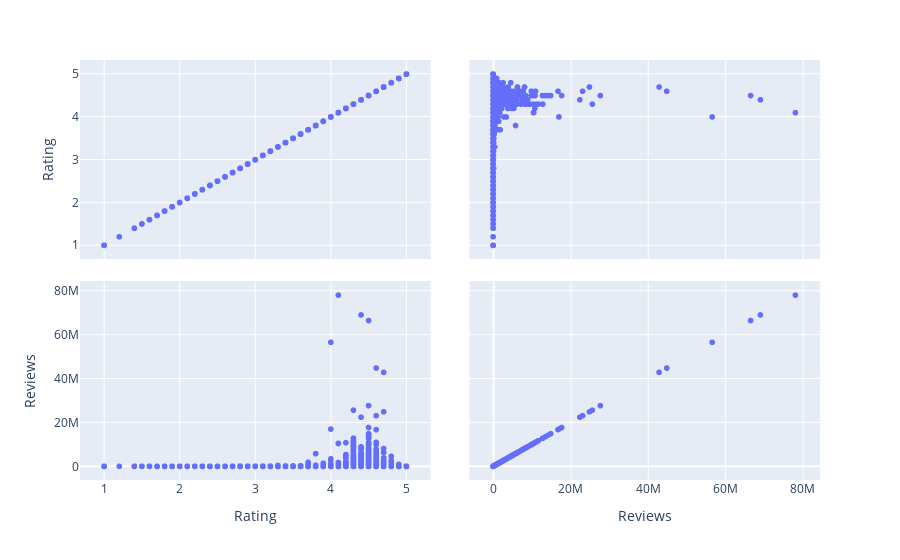
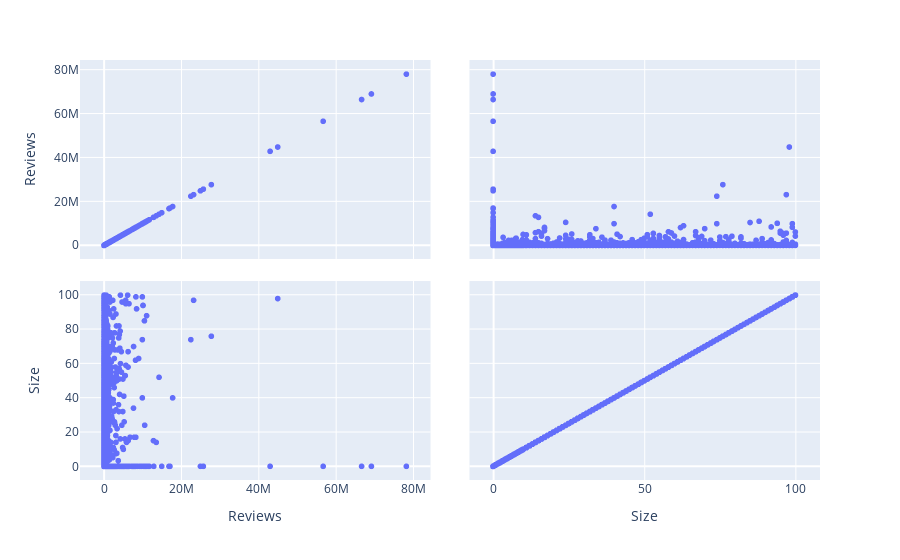
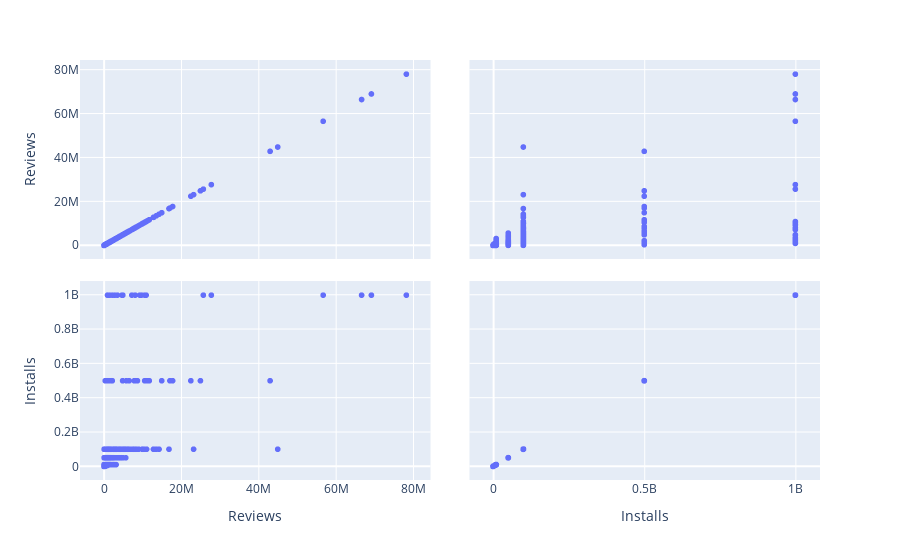
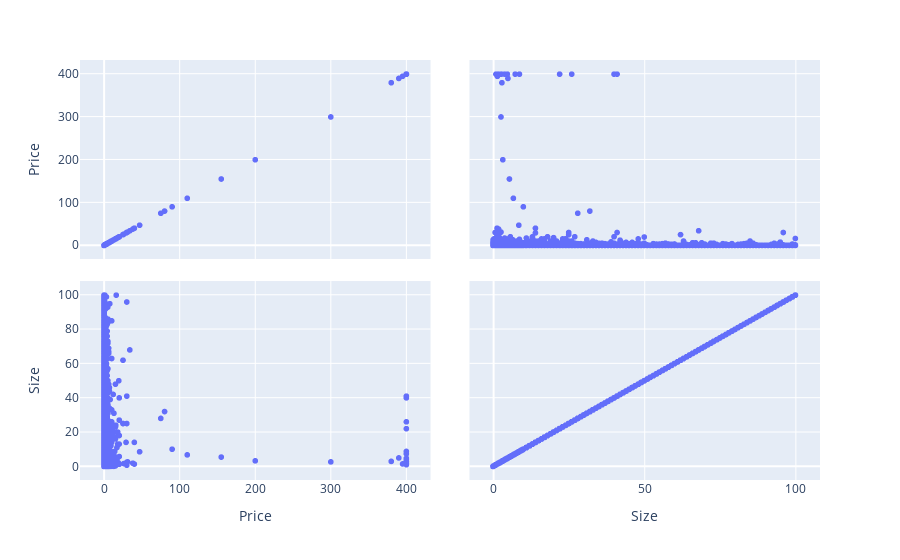

The code cell stored with these charts, in order, in its notebook:
### Code cell
def print_scatter_matrix():
    rating = clean_data[["Rating", "Reviews"]]
    reviews_size = clean_data[["Reviews", "Size"]]
    reviews_installs = clean_data[["Reviews", "Installs"]]
    price_size = clean_data[["Price", "Size"]]

    fig_1 = px.scatter_matrix(rating)
    fig_2 = px.scatter_matrix(reviews_size)
    fig_3 = px.scatter_matrix(reviews_installs)
    fig_4 = px.scatter_matrix(price_size)

    fig_1.show()
    fig_2.show()
    fig_3.show()
    fig_4.show()
print_scatter_matrix()

### Figure 1 — Plotly figure (JSON) as saved in the notebook; plotly's stock layout.template omitted (floating-point values rounded to 4 significant figures; data arrays with more than 128 entries replaced by an {"elided": "..."} marker saying what was removed)
{"data": [{"dimensions": [{"axis": {"matches": true}, "label": "Rating", "values": {"elided": "9659 float values"}}, {"axis": {"matches": true}, "label": "Reviews", "values": {"elided": "9659 int values"}}], "hovertemplate": "%{xaxis.title.text}=%{x}<br>%{yaxis.title.text}=%{y}<extra></extra>", "legendgroup": "", "marker": {"color": "#636efa", "symbol": "circle"}, "name": "", "showlegend": false, "type": "splom"}], "layout": {"dragmode": "select", "legend": {"tracegroupgap": 0}, "margin": {"t": 60}}}

### Figure 2 — Plotly figure (JSON) as saved in the notebook; plotly's stock layout.template omitted (floating-point values rounded to 4 significant figures; data arrays with more than 128 entries replaced by an {"elided": "..."} marker saying what was removed)
{"data": [{"dimensions": [{"axis": {"matches": true}, "label": "Reviews", "values": {"elided": "9659 int values"}}, {"axis": {"matches": true}, "label": "Size", "values": {"elided": "9659 float values"}}], "hovertemplate": "%{xaxis.title.text}=%{x}<br>%{yaxis.title.text}=%{y}<extra></extra>", "legendgroup": "", "marker": {"color": "#636efa", "symbol": "circle"}, "name": "", "showlegend": false, "type": "splom"}], "layout": {"dragmode": "select", "legend": {"tracegroupgap": 0}, "margin": {"t": 60}}}

### Figure 3 — Plotly figure (JSON) as saved in the notebook; plotly's stock layout.template omitted (floating-point values rounded to 4 significant figures; data arrays with more than 128 entries replaced by an {"elided": "..."} marker saying what was removed)
{"data": [{"dimensions": [{"axis": {"matches": true}, "label": "Reviews", "values": {"elided": "9659 int values"}}, {"axis": {"matches": true}, "label": "Installs", "values": {"elided": "9659 int values"}}], "hovertemplate": "%{xaxis.title.text}=%{x}<br>%{yaxis.title.text}=%{y}<extra></extra>", "legendgroup": "", "marker": {"color": "#636efa", "symbol": "circle"}, "name": "", "showlegend": false, "type": "splom"}], "layout": {"dragmode": "select", "legend": {"tracegroupgap": 0}, "margin": {"t": 60}}}

### Figure 4 — Plotly figure (JSON) as saved in the notebook; plotly's stock layout.template omitted (floating-point values rounded to 4 significant figures; data arrays with more than 128 entries replaced by an {"elided": "..."} marker saying what was removed)
{"data": [{"dimensions": [{"axis": {"matches": true}, "label": "Price", "values": {"elided": "9659 float values"}}, {"axis": {"matches": true}, "label": "Size", "values": {"elided": "9659 float values"}}], "hovertemplate": "%{xaxis.title.text}=%{x}<br>%{yaxis.title.text}=%{y}<extra></extra>", "legendgroup": "", "marker": {"color": "#636efa", "symbol": "circle"}, "name": "", "showlegend": false, "type": "splom"}], "layout": {"dragmode": "select", "legend": {"tracegroupgap": 0}, "margin": {"t": 60}}}
